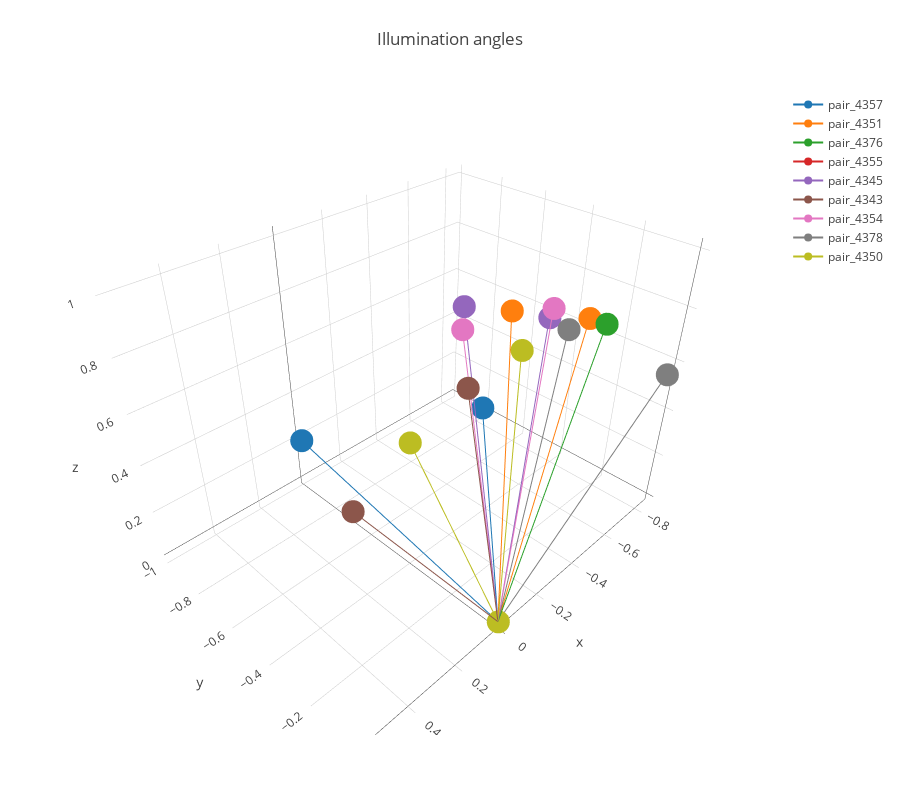

Notebook code cell kept with this figure:
### Markdown cell above
Plotting the illumination x,y,z

### Code cell
layout = go.Layout(
    title='Illumination angles',
    autosize=True,
    width=900,
    height=800,
    margin=dict(
        l=65,
        r=50,
        b=65,
        t=90
    )
)
fig = go.Figure(data=traces, layout=layout)
iplot(fig, filename='elevations-3d-surface')

### Figure 1 — Plotly figure (JSON) as saved in the notebook; plotly's stock layout.template omitted (floating-point values rounded to 4 significant figures)
{"data": [{"name": "pair_4357", "type": "scatter3d", "x": [3.205e-07, 0, -0.7071], "y": [-0.9808, 0, -0.6935], "z": [0.1951, 0, 0.138]}, {"name": "pair_4351", "type": "scatter3d", "x": [-0.2028, 0, -0.5621], "y": [-0.1946, 0, -0.1644], "z": [0.9597, 0, 0.8106]}, {"name": "pair_4376", "type": "scatter3d", "x": [0.3827, 0, -0.3827], "y": [0, 0, -1.326e-07], "z": [0.9239, 0, 0.9239]}, {"name": "pair_4355", "type": "scatter3d", "x": [0.1951, 0, -0.1951], "y": [0, 0, -6.758e-08], "z": [0.9808, 0, 0.9808]}, {"name": "pair_4345", "type": "scatter3d", "x": [-0.2284, 0, -0.5836], "y": [-0.3939, 0, -0.3286], "z": [0.8903, 0, 0.7426]}, {"name": "pair_4343", "type": "scatter3d", "x": [0.5556, 0, 0.1951], "y": [0, 0, 0], "z": [0.8315, 0, 0.9808]}, {"name": "pair_4354", "type": "scatter3d", "x": [6.375e-08, 0, -0.3827], "y": [-0.1951, 0, -0.1802], "z": [0.9808, 0, 0.9061]}, {"name": "pair_4378", "type": "scatter3d", "x": [-0.1951, 0, -0.8315], "y": [-6.758e-08, 0, -2.88e-07], "z": [0.9808, 0, 0.5556]}, {"name": "pair_4350", "type": "scatter3d", "x": [0.3827, 0, -1e-06], "y": [0, 0, -3.464e-13], "z": [0.9239, 0, 1.0]}], "layout": {"autosize": true, "height": 800, "margin": {"b": 65, "l": 65, "r": 50, "t": 90}, "title": "Illumination angles", "width": 900}}
